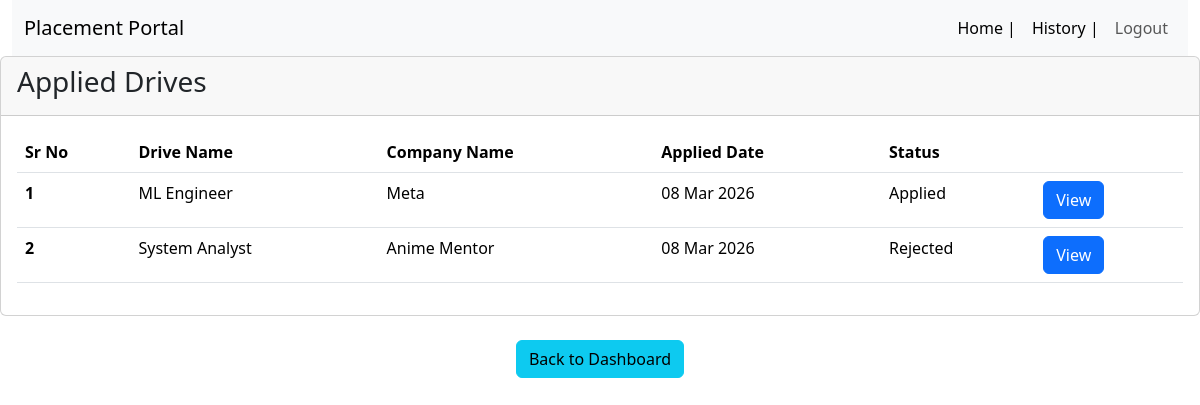
/dashboard/student/history (signed in), run on the app's committed database.
### backend/models.py (models this page shows, shortened)
class Application(db.Model):
    __tablename__ = "application"
    application_id = db.Column(db.Integer, primary_key=True, autoincrement=True)
    student_id = db.Column(db.Integer, db.ForeignKey('student.student_id'),
                           nullable=False)
    drive_id = db.Column(db.Integer, db.ForeignKey('drive.drive_id'),
                         nullable=False)
    resume_id = db.Column(db.Integer, db.ForeignKey('resume.id'),
                          nullable=False)
    applied_at = db.Column(db.DateTime, default=datetime.utcnow)
    status = db.Column(db.String(20), default="Applied")
    updated_at = db.Column(db.DateTime, default=datetime.utcnow,
                           onupdate=datetime.utcnow)
    __table_args__ = (
        db.UniqueConstraint('student_id', 'drive_id', name='unique_application'),
    )
    resume = db.relationship('Resume', backref='resume', lazy=True)

class Placement_Drive(db.Model):
    __tablename__ = "drive"
    drive_id = db.Column(db.Integer, primary_key=True, autoincrement=True)
    company_id = db.Column(db.Integer, db.ForeignKey('company.company_id'),
                           nullable=False)
    job_title = db.Column(db.String(150), nullable=False)
    job_description = db.Column(db.Text)
    eligibility = db.Column(db.Text, nullable=False)
    location = db.Column(db.String(100), nullable=False)
    deadline = db.Column(db.DateTime, nullable=False)
    status = db.Column(db.String(20), nullable=False, default="Pending")
    created_at = db.Column(db.DateTime, default=datetime.utcnow)
    salary_range = db.Column(db.String(100))
    required_skills = db.Column(db.Text)
    is_active = db.Column(db.Boolean, default=True)
    applications = db.relationship('Application', backref='drive', lazy=True)

class Company(db.Model, UserMixin):
    __tablename__ = "company"
    company_id = db.Column(db.Integer, primary_key=True, autoincrement=True)
    company_name = db.Column(db.String(100), nullable=False)
    email = db.Column(db.String(120), unique=True, nullable=False)
    password = db.Column(db.String(255), nullable=False)
    hr_contact = db.Column(db.String(15), nullable=False)
    website = db.Column(db.String(200))
    approval_status = db.Column(db.String(20), default="Pending")
    is_active = db.Column(db.Boolean, default=True)
    registered_at = db.Column(db.DateTime, default=datetime.utcnow)
    drives = db.relationship('Placement_Drive', backref='company', lazy=True)
    placements = db.relationship('Placement', backref='company', lazy=True,
                                 foreign_keys='Placement.company_id')

### backend/routes.py (the view)
@app.route("/dashboard/student/history")
@login_required
def student_history():
    if isinstance(current_user, Student):
        applications = Application.query.filter_by(student_id=current_user.student_id).all()
        return render_template("student/history.html", applications=applications)
    return "Not Authorized", 403

### app.py (called while the page is built)
def create_app():
    app = Flask(__name__)
    app.config["SQLALCHEMY_DATABASE_URI"] = "sqlite:///mydb.sqlite"
    app.config["SECRET_KEY"] = "mysecretkey"
    app.config["UPLOAD_FOLDER"] = "static/resumes"
    db.init_app(app)
    login_manager = LoginManager(app)
    login_manager.login_view = "login"
    @login_manager.user_loader
    def load_user(user_id):
        from backend.models import Admin, Student, Company
        if "-" not in user_id:
            return None
        role, id = user_id.split("-")
        id = int(id)
        if role == "admin":
            return Admin.query.get(id)
        elif role == "student":
            return Student.query.filter_by(student_id=id).first()
        elif role == "company":
            return Company.query.filter_by(company_id=id).first()
        return None
    app.app_context().push()
    return app

### templates/student/history.html (shortened to what this page needs)
<!DOCTYPE html>
<html lang="en">
<head>
    <link href="https://cdn.jsdelivr.net/npm/bootstrap@5.3.8/dist/css/bootstrap.min.css" rel="stylesheet"
>
</head>
<body>
    <div class="container-fluid">
        <nav class="navbar navbar-expand-lg bg-body-tertiary">
            <div class="container-fluid">
                <a class="navbar-brand" href="/">Placement Portal</a>
                <div class="collapse navbar-collapse" id="navbarSupportedContent">
                    <ul class="navbar-nav mb-2 mb-lg-0 ms-auto">
                        <li class="nav-item">
                            <a class="nav-link active" aria-current="page" href="/">Home |</a>
                                                <li class="nav-item">                            <a class="nav-link active" aria-current="page" href="/dashboard/student/history">History |</a>
                        </li>
                        <li class="nav-item">
                            <a class="nav-link" href="/logout">Logout</a>
                        </li>
                    </ul>
                </div>
            </div>
        </nav>
    </div>
         <div class="card mb-4">
            <div class="card-header">
                <h3>Applied Drives</h3>
            </div>
            <div class="card-body">
                <table class="table">
                    <thead>
                        <tr>
                            <th scope="col">Sr No</th>
                            <th scope="col">Drive Name</th>
                            <th scope="col">Company Name</th>
                            <th scope="col">Applied Date</th>
                            <th scope="col">Status</th>
                            <th scope="col"></th>
                        </tr>
                    </thead>
                    <tbody>
                        {% for a in applications %}
                        <tr>
                            <th scope="row">{{loop.index}}</th>
                            <td>{{a.drive.job_title}}</td>
                            <td>{{a.drive.company.company_name}}</td>
                            <td>{{a.applied_at.strftime("%d %b %Y")}}</td>
                            <td>{{a.status}}</td>
                            <td>
                                <a href="/dashboard/drive/{{a.drive_id}}" class="btn btn-primary">View</a>
                            </td>
                        </tr>
                        {% endfor %}
                    </tbody>
                </table>
            </div>
        </div>
        <div class="text-center">
    <a href="/dashboard/student" class="btn btn-info">Back to Dashboard</a>
</div>
</body>
</html>

### data on the page
Application: drive.job_title "ML Engineer", drive.company.company_name "Meta", applied_at "08 Mar 2026", status "Applied"
Application: drive.job_title "System Analyst", drive.company.company_name "Anime Mentor", applied_at "08 Mar 2026", status "Rejected"
